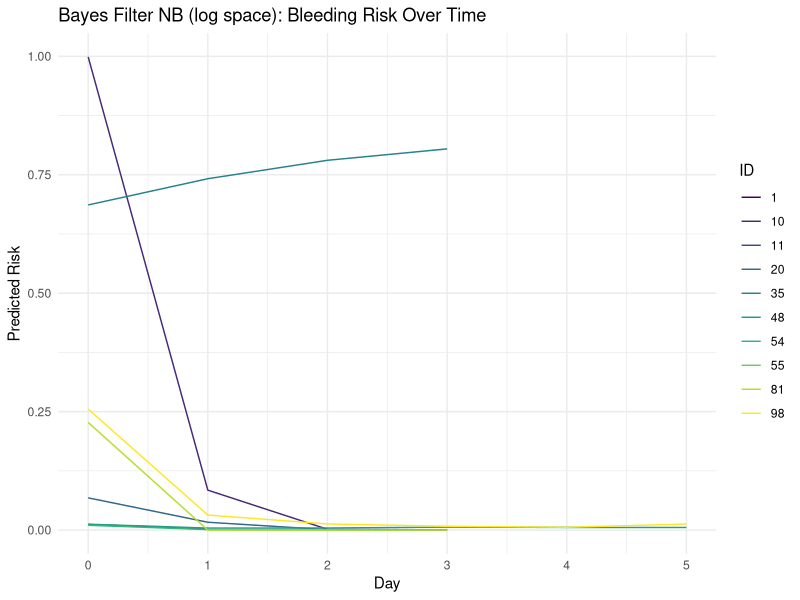
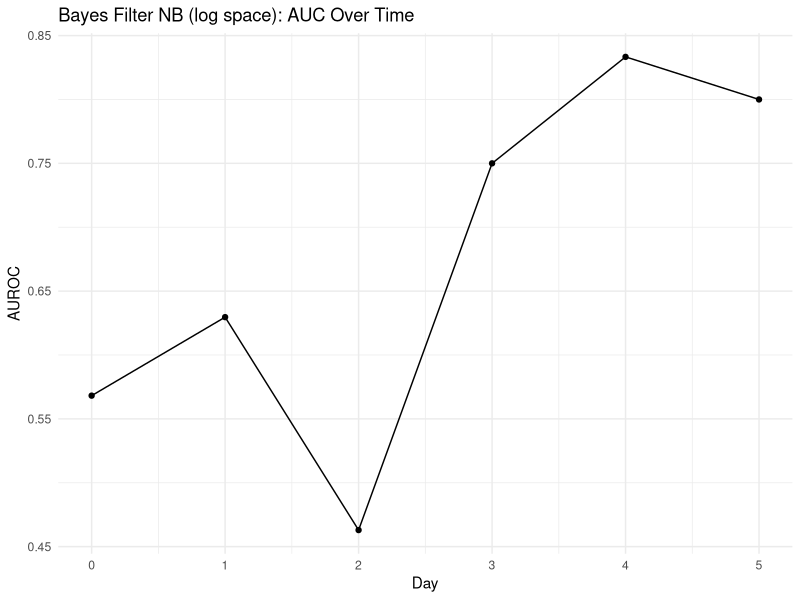
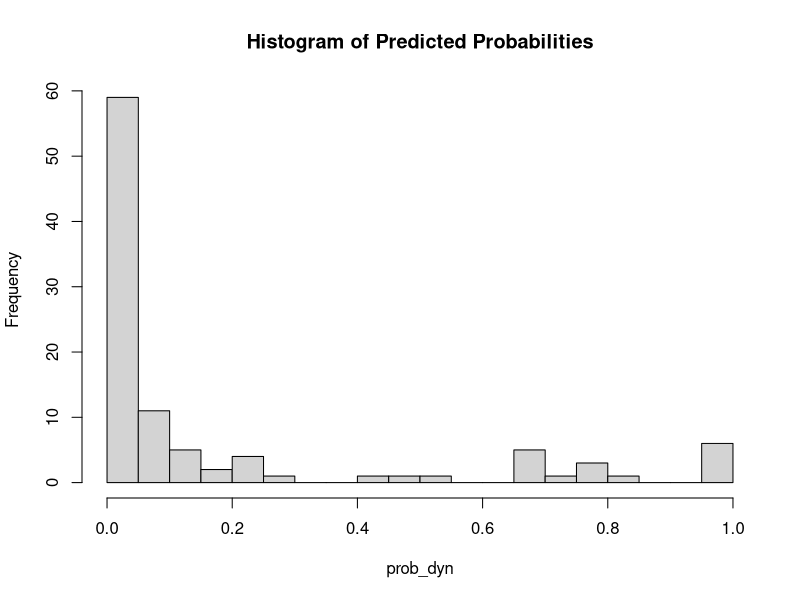

Recreate these plots in R, in order. (Note: this script raises an error after producing the figures.)
# =============================================================================
# Dynamic Naïve Bayes Filter for Bleeding Prediction
# =============================================================================

# --- ライブラリ読み込み ---
library(dplyr)
library(ggplot2)
library(pROC)
library(caret)
library(e1071)

# --- パラメータ ---
small <- 1e-6  # ゼロ分散対策用

# --- データ読み込み＋ラベル付与 ---
NB_bleeding <- read.csv("NB_bleeding_demo.csv", header = TRUE, sep = ",") %>%
  arrange(id, day) %>%
  group_by(id) %>%
  # 次の time の status をそのまま status_next として持ってくる
  mutate(status_next = lead(status)) %>%
  ungroup()

# --- 変数指定（静的・動的） ---
static_vars  <- names(NB_bleeding)[which(names(NB_bleeding) == "age"):
                                     which(names(NB_bleeding) == "main_disease")]
dynamic_vars <- names(NB_bleeding)[which(names(NB_bleeding) == "wbc"):
                                     which(names(NB_bleeding) == "gtp")]
all_vars <- c(static_vars, dynamic_vars)

# =============================================================================
# 条件付き分布の統計量推定
# =============================================================================
get_conditional_stats <- function(df, vars) {
  stats <- list()
  for (v in vars) {
    grp <- df %>%
      filter(!is.na(.data[[v]])) %>%
      group_by(status_next) %>%
      summarise(
        mean = mean(.data[[v]], na.rm = TRUE),
        sd   = sd(.data[[v]],   na.rm = TRUE),
        .groups = "drop"
      )
    # 両クラスの情報があるかチェック（なければ NA で埋める）
    mean1 <- grp$mean[grp$status_next == 1]
    sd1   <- grp$sd[grp$status_next == 1]
    mean0 <- grp$mean[grp$status_next == 0]
    sd0   <- grp$sd[grp$status_next == 0]
    stats[[v]] <- list(
      mean1 = ifelse(length(mean1)>0, mean1, NA),
      sd1   = ifelse(length(sd1  )>0, sd1,   NA),
      mean0 = ifelse(length(mean0)>0, mean0, NA),
      sd0   = ifelse(length(sd0  )>0, sd0,   NA)
    )
  }
  return(stats)
}

# =============================================================================
# 各変数の log-likelihood ratio を計算
# =============================================================================
compute_log_likelihood_ratio <- function(row, cond_stats) {
  log_ratio <- 0
  for (v in names(cond_stats)) {
    if (!is.na(cond_stats[[v]]$mean1) && !is.na(cond_stats[[v]]$mean0)) {
      x   <- as.numeric(row[[v]])
      if (!is.na(x)) {
        mu1 <- cond_stats[[v]]$mean1
        sd1 <- max(cond_stats[[v]]$sd1, small)
        mu0 <- cond_stats[[v]]$mean0
        sd0 <- max(cond_stats[[v]]$sd0, small)
        log_p1 <- dnorm(x, mean = mu1, sd = sd1, log = TRUE)
        log_p0 <- dnorm(x, mean = mu0, sd = sd0, log = TRUE)
        log_ratio <- log_ratio + (log_p1 - log_p0)
      }
    }
  }
  return(log_ratio)
}

# =============================================================================
# ログオッズを累積更新するフィルター(参考、これは使わない)
# =============================================================================
apply_log_bayes_filter <- function(data, cond_stats, prior_init = 0.5) {
  data <- data %>% arrange(id, day)
  data <- data %>% group_by(id) %>% mutate(
    score_dyn = {
      logit_prev <- log(prior_init / (1 - prior_init))
      n_pts <- n()
      scores <- numeric(n_pts)
      for (i in seq_len(n_pts)) {
        row_i <- cur_data()[i, ]
        delta  <- compute_log_likelihood_ratio(row_i, cond_stats)
        logit_now <- logit_prev + delta
        scores[i]  <- logit_now
        logit_prev <- logit_now
      }
      scores
    },
    prob_dyn = 1 / (1 + exp(-score_dyn))
  ) %>% ungroup()
  return(data)
}

# =============================================================================
# Dynamic Naïve Bayes Filter
# =============================================================================
apply_bayes_filter_with_transition <- function(data, cond_stats,
                                               P11 = 0.9, P01 = 0.1,
                                               prior_init = 0.5) {
  data <- data %>% arrange(id, day)
  data %>% group_by(id) %>% mutate(
    score_dyn = {
      # step0: 初期の logit
      logit_prev <- log(prior_init / (1 - prior_init))
      scores <- numeric(n())
      for (i in seq_len(n())) {
        # 1) 直前の posterior を確率に戻す
        p_prev <- 1 / (1 + exp(-logit_prev))
        # 2) 状態遷移で今回の事前確率を計算
        prior_t <- p_prev * P11 + (1 - p_prev) * P01
        logit_trans <- log(prior_t / (1 - prior_t))
        # 3) 観測尤度差（log-likelihood ratio）を計算
        row_i <- cur_data()[i, ]
        delta  <- compute_log_likelihood_ratio(row_i, cond_stats)
        # 4) 遷移後の logit に尤度差を足して更新
        logit_now <- logit_trans + delta
        scores[i] <- logit_now
        logit_prev <- logit_now
      }
      scores
    },
    prob_dyn = 1 / (1 + exp(-score_dyn))
  ) %>% ungroup()
}

# 学習／テストデータの分割
# =============================================================================
set.seed(123)
ids        <- unique(NB_bleeding$id)
train_ids  <- sample(ids, length(ids) * 0.7)
test_ids   <- setdiff(ids, train_ids)

train_data <- NB_bleeding %>% filter(id %in% train_ids, day %in% 0:5)
test_data  <- NB_bleeding %>% filter(id %in% test_ids,  day %in% 0:5)

# =============================================================================
# モデル学習と予測
# =============================================================================
cond_stats <- get_conditional_stats(train_data, all_vars)
test_results <- apply_bayes_filter_with_transition(test_data, cond_stats)

# =============================================================================
# リスク推移の可視化（ランダムに10 ID を抽出）
# =============================================================================
set.seed(42)
sample_ids <- sample(unique(test_results$id), 10, replace = FALSE)
ggplot(test_results %>% filter(id %in% sample_ids),
       aes(x = day, y = prob_dyn, group = id, color = as.factor(id))) +
  geom_line() +
  labs(
    title = "Bayes Filter NB (log space): Bleeding Risk Over Time",
    x = "Day", y = "Predicted Risk", color = "ID"
  ) +
  theme_minimal() +
  scale_color_viridis_d()

# =============================================================================
# AUROC（日別）の計算とプロット
# =============================================================================
auc_by_day <- test_results %>%
  group_by(day) %>%
  summarise(
    AUROC = tryCatch({
      roc_obj <- roc(status_next, prob_dyn)
      as.numeric(auc(roc_obj))
    }, error = function(e) NA),
    .groups = "drop"
  )

print(auc_by_day)

ggplot(auc_by_day, aes(x = day, y = AUROC)) +
  geom_line() +
  geom_point() +
  labs(
    title = "Bayes Filter NB (log space): AUC Over Time",
    x = "Day", y = "AUROC"
  ) +
  theme_minimal()

# =============================================================================
# 混同行列（しきい値 0.5 で day=0～4）
# =============================================================================
threshold <- 0.5
for (d in 0:4) {
  cat("\n==== Confusion Matrix for Day", d, "====\n")
  df_day <- test_results %>% filter(day == d)
  if (nrow(df_day) > 0) {
    pred   <- factor(ifelse(df_day$prob_dyn >= threshold, 1, 0), levels = c(0,1))
    actual <- factor(df_day$status_next,                     levels = c(0,1))
    cm     <- confusionMatrix(pred, actual, positive = "1")
    print(cm$table)
    cat("Accuracy   :", round(cm$overall["Accuracy"], 3), "\n")
    cat("Sensitivity:", round(cm$byClass["Sensitivity"], 3), "\n")
    cat("Specificity:", round(cm$byClass["Specificity"], 3), "\n")
  } else {
    cat("No data for day", d, "\n")
  }
}

# =============================================================================
# 予測確率の分布確認
# =============================================================================
print(summary(test_results$prob_dyn))
hist(test_results$prob_dyn,
     breaks = 30,
     main   = "Histogram of Predicted Probabilities",
     xlab   = "prob_dyn")


# --- 1) Normal NB の AUROC（訓練データ上） ---
nb_auc_train <- data.frame(day = integer(), AUROC = numeric())

for (t in 0:5) {
  df_train <- train_data %>%
    filter(day == t) %>%
    select(all_of(all_vars), status_next) %>%
    na.omit()
  
  if (nrow(df_train) > 10 && length(unique(df_train$status_next)) > 1) {
    df_train$status_next <- factor(df_train$status_next, levels = c(0, 1))
    model <- naiveBayes(status_next ~ ., data = df_train)
    pred_prob <- predict(model, df_train, type = "raw")[, "1"]
    roc_obj <- roc(df_train$status_next, pred_prob, levels = c("0", "1"))
    auc_val <- as.numeric(auc(roc_obj))
  } else {
    auc_val <- NA
  }
  
  nb_auc_train <- rbind(nb_auc_train, data.frame(day = t, AUROC = auc_val))
}
nb_auc_train$model <- "Normal NB (train)"

# --- 2) Normal NB の AUROC（テストデータ上） ---
nb_auc_test <- data.frame(day = integer(), AUROC = numeric())

for (t in 0:5) {
  df_train <- train_data %>%
    filter(day == t) %>%
    select(all_of(all_vars), status_next) %>%
    na.omit()
  df_test  <- test_data %>%
    filter(day == t) %>%
    select(all_of(all_vars), status_next) %>%
    na.omit()
  
  if (nrow(df_train) > 10 && length(unique(df_train$status_next)) > 1 &&
      nrow(df_test)  > 10 && length(unique(df_test$status_next))  > 1) {
    df_train$status_next <- factor(df_train$status_next, levels = c(0, 1))
    model <- naiveBayes(status_next ~ ., data = df_train)
    pred_prob <- predict(model, df_test, type = "raw")[, "1"]
    roc_obj <- roc(df_test$status_next, pred_prob, levels = c("0", "1"))
    auc_val <- as.numeric(auc(roc_obj))
  } else {
    auc_val <- NA
  }
  
  nb_auc_test <- rbind(nb_auc_test, data.frame(day = t, AUROC = auc_val))
}
nb_auc_test$model <- "Normal NB (test)"

# --- 3) プロット比較 ---
auc_compare <- bind_rows(nb_auc_test, filter_auc)

ggplot(auc_compare, aes(x = day, y = AUROC, color = model)) +
  geom_line() +
  geom_point() +
  labs(title = "AUROC Over Time: Normal NB vs Bayes Filter NB",
       x = "Day", y = "AUROC",
       color = "Model") +
  theme_minimal()

# --- 4) 混同行列 (Normal NB on test data) の修正版 ---
for (t in 0:5) {
  cat("\n==== Confusion Matrix for Normal NB (Day", t, ") ====\n")
  
  df_train <- train_data %>%
    filter(day == t) %>%
    select(all_of(all_vars), status_next) %>%
    na.omit() %>%
    mutate(status_next = factor(status_next, levels = c(0, 1)))
  
  df_test <- test_data %>%
    filter(day == t) %>%
    select(all_of(all_vars), status_next) %>%
    na.omit() %>%
    mutate(status_next = factor(status_next, levels = c(0, 1)))  # ← ここで因子化
  
  if (nrow(df_train) > 10 && nrow(df_test) > 10 &&
      length(unique(df_train$status_next)) > 1 &&
      length(unique(df_test$status_next))  > 1) {
    
    # モデル学習
    model     <- naiveBayes(status_next ~ ., data = df_train)
    pred_prob <- predict(model, df_test, type = "raw")[, "1"]
    
    # 予測クラスも同じレベルで因子化
    pred_class <- factor(ifelse(pred_prob >= threshold, 1, 0),
                         levels = c(0, 1))
    
    # 混同行列
    cm <- confusionMatrix(pred_class, df_test$status_next, positive = "1")
    print(cm$table)
    cat("Accuracy:   ", round(cm$overall["Accuracy"], 3), "\n")
    cat("Sensitivity:", round(cm$byClass["Sensitivity"], 3), "\n")
    cat("Specificity:", round(cm$byClass["Specificity"], 3), "\n")
  } else {
    cat("Not enough data for day", t, "\n")
  }
}

